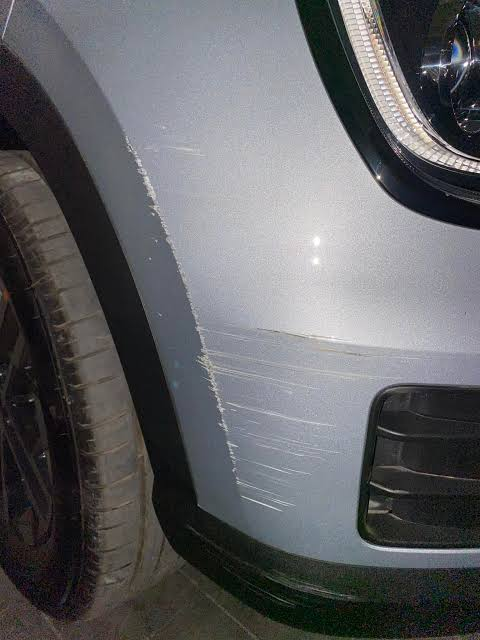
#> input picture college/Capstone1/Capstone report/MinorScratch/CarImages.jpeg, 480 x 640 px, given in place of the camera
$ python main.py
#> lines starting #> are read from the running program, lines starting #| are printed output that depends on the picture; after the words box and inside, x2 and y2 are one past the last pixel; in counts of white or black regions, pixels touching at a corner belong together
import cv2
import numpy as np
import time
import os
from datetime import datetime

# ── CONFIG ─────────────────────────────────────────────────────────────────
SENSITIVITY      = 500     # minimum contour area to count as motion
ALERT_COOLDOWN   = 3       # seconds between saved snapshots
SAVE_SNAPSHOTS   = True    # save image when motion detected
BASE_DIR = os.path.dirname(os.path.abspath(__file__))
SNAPSHOT_DIR = os.path.join(BASE_DIR, "snapshots")
# ───────────────────────────────────────────────────────────────────────────

if SAVE_SNAPSHOTS and not os.path.exists(SNAPSHOT_DIR):
    os.makedirs(SNAPSHOT_DIR)

cap = cv2.VideoCapture(0)
cap.set(cv2.CAP_PROP_FRAME_WIDTH, 1280)
cap.set(cv2.CAP_PROP_FRAME_HEIGHT, 720)

# Background subtractor — learns what "still" looks like
bg_subtractor = cv2.createBackgroundSubtractorMOG2(
    history=500, varThreshold=50, detectShadows=True
)

last_saved     = 0
motion_count   = 0
start_time     = time.time()

print("[SYSTEM] Motion Detection Active. Press Q to quit.")

while True:
    ret, frame = cap.read()
#> frame is the input picture: shape (640, 480, 3); mean B, G, R 100.9, 98.2, 97.7
    if not ret:
        print("[ERROR] Cannot read from camera.")
        break

    frame = cv2.flip(frame, 1)
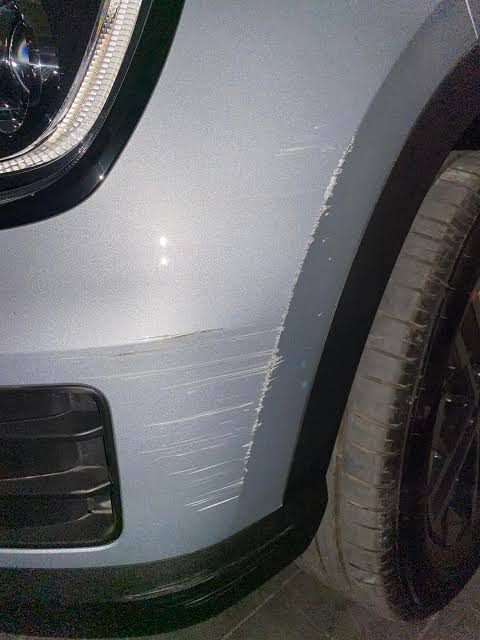
#> frame: shape (640, 480, 3); mean B, G, R 100.9, 98.2, 97.7
    display = frame.copy()

    # ── MOTION DETECTION PIPELINE ──────────────────────────────────────────

    # 1. Apply background subtraction
    fg_mask = bg_subtractor.apply(frame)
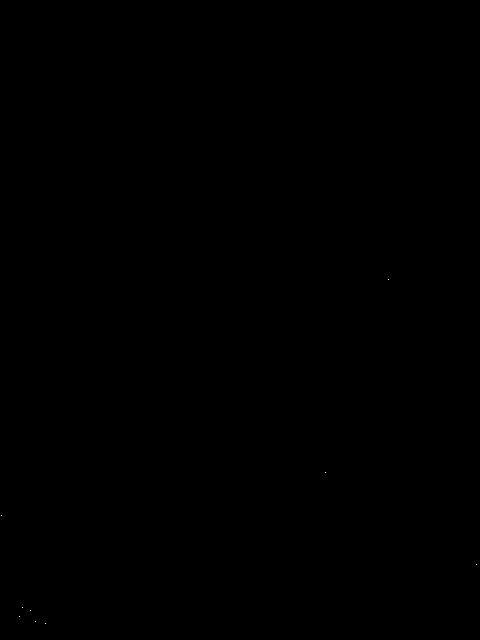
#> fg_mask: shape (640, 480); values 127 (black) and 255 (white), 0% white in thin lines or dots, all inside (x1, y1, x2, y2) = (1, 279, 477, 624)

    # 2. Remove shadows (shadows are grey = 127, motion is white = 255)
    _, fg_mask = cv2.threshold(fg_mask, 200, 255, cv2.THRESH_BINARY)

    # 3. Reduce noise with morphological operations
    kernel  = cv2.getStructuringElement(cv2.MORPH_ELLIPSE, (5, 5))
    fg_mask = cv2.morphologyEx(fg_mask, cv2.MORPH_OPEN,  kernel, iterations=2)
#> fg_mask: shape (640, 480); every value is 0
    fg_mask = cv2.morphologyEx(fg_mask, cv2.MORPH_CLOSE, kernel, iterations=2)

    # 4. Find contours (moving objects)
    contours, _ = cv2.findContours(fg_mask, cv2.RETR_EXTERNAL, cv2.CHAIN_APPROX_SIMPLE)
#> contours = []

    motion_detected = False
    motion_areas    = []

    for contour in contours:
        area = cv2.contourArea(contour)
        if area < SENSITIVITY:
            continue  # ignore tiny noise

        motion_detected = True
        x, y, w, h = cv2.boundingRect(contour)
        motion_areas.append((x, y, w, h, area))

        # Draw bounding box around moving object
        cv2.rectangle(display, (x, y), (x + w, y + h), (0, 255, 0), 2)
        cv2.putText(display, f"Motion ({int(area)}px)", (x, y - 8),
                    cv2.FONT_HERSHEY_SIMPLEX, 0.55, (0, 255, 0), 2)
#> this loop made 0 passes
#> after the loop, motion_areas = []

    # ── SAVE SNAPSHOT ──────────────────────────────────────────────────────
    now = time.time()
    if motion_detected and SAVE_SNAPSHOTS and (now - last_saved) > ALERT_COOLDOWN:
        timestamp  = datetime.now().strftime("%Y%m%d_%H%M%S")
        path       = os.path.join(SNAPSHOT_DIR, f"motion_{timestamp}.jpg")
        cv2.imwrite(path, display)
        last_saved  = now
        motion_count += 1
        print(f"[ALERT] Motion detected! Snapshot saved → {path}")

    # ── HUD OVERLAY ────────────────────────────────────────────────────────
    elapsed = int(time.time() - start_time)

    # Status bar background
    overlay = display.copy()
    cv2.rectangle(overlay, (0, 0), (1280, 50), (0, 0, 0), -1)
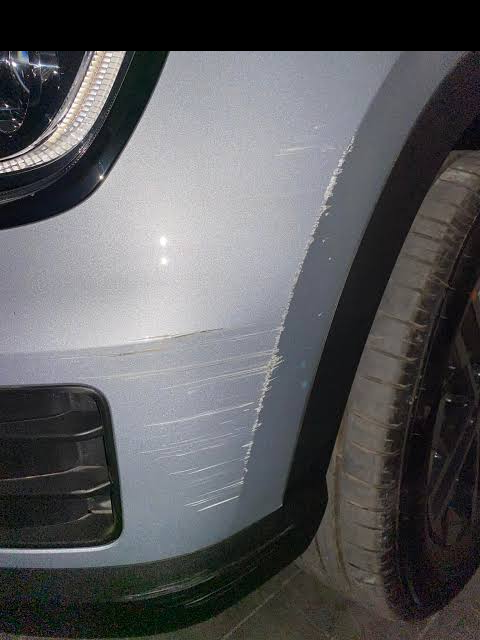
#> overlay: shape (640, 480, 3); 7.97% of pixels changed, all inside (x1, y1, x2, y2) = (0, 0, 480, 51)
    cv2.addWeighted(overlay, 0.6, display, 0.4, 0, display)

    # Status text
    status_text  = "  MOTION DETECTED" if motion_detected else "  MONITORING"
    status_color = (0, 255, 0)         if motion_detected else (0, 200, 255)

    cv2.putText(display, f"[SECURITY CAM]", (10, 32),
                cv2.FONT_HERSHEY_SIMPLEX, 0.8, (255, 255, 255), 2)

    cv2.putText(display, status_text, (220, 32),
                cv2.FONT_HERSHEY_SIMPLEX, 0.8, status_color, 2)
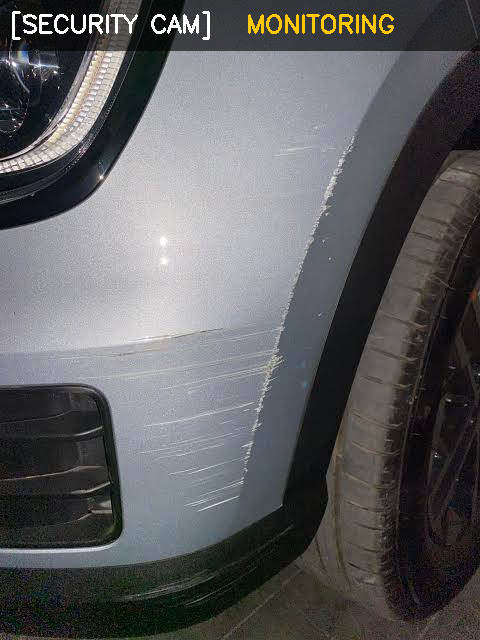
#> display: shape (640, 480, 3); mean B, G, R 96.4, 94.8, 94.7

    cv2.putText(display, f"Alerts: {motion_count}  |  Runtime: {elapsed}s  |  Q to quit",
                (700, 32), cv2.FONT_HERSHEY_SIMPLEX, 0.6, (180, 180, 180), 1)

    # Timestamp bottom right
    ts = datetime.now().strftime("%Y-%m-%d  %H:%M:%S")
    cv2.putText(display, ts, (970, 710),
                cv2.FONT_HERSHEY_SIMPLEX, 0.6, (180, 180, 180), 1)

    # Red alert border when motion
    if motion_detected:
        cv2.rectangle(display, (0, 0), (1279, 719), (0, 0, 255), 4)

    # ── SHOW FRAMES ────────────────────────────────────────────────────────
    cv2.imshow("Security Monitor", display)
    cv2.imshow("Motion Mask",      fg_mask)

    if cv2.waitKey(1) & 0xFF == ord('q'):
#> (key q is pressed here)
        break

print(f"\n[SYSTEM] Session ended. Total alerts: {motion_count}")
cap.release()
cv2.destroyAllWindows()
